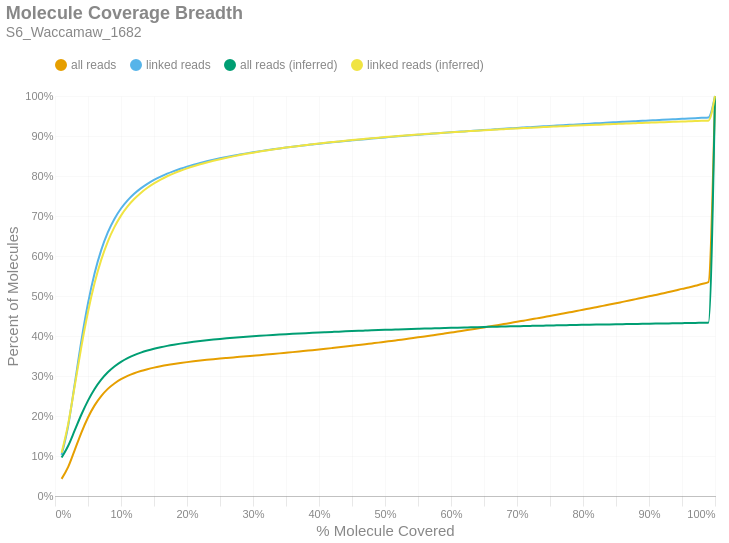

The cell this chart's notebook holds for it:
### Markdown cell above
### Molecule Read Coverage
This chart shows molecule coverage breadth as computed by the number of bases aligned to that molecule. In other words, "*how much of each unique long molecule is actually sequenced/aligned?*" Keep in mind there is a distinction between sequences and alignments, since some sequences belonging to a particular molecule may not align well and wouldn't appear in the alignment data. This chart also shows molecule coverage breadth as computed by the *inferred fragment* from which the aligned sequences originate. Unlike read coverage, this calculation takes into account the total insert size, including unsequenced gaps between the forward and reverse reads. Like the previous figures, these are cumulative percents.

### Code cell
if SKIPLR:
    print_html(f"Skipped")
else:
    binned_df = consolidated_hist(valids['coverage_bp'], mask, 0.01, True)
    binned_df_inf = consolidated_hist(valids['coverage_inserts'], mask, 0.01, True)
    binned_df = binned_df.with_columns(pl.lit(binned_df_inf['all reads (cumsum)']).alias('all reads (inferred)'))
    binned_df = binned_df.with_columns(pl.lit(binned_df_inf['linked reads (cumsum)']).alias('linked reads (inferred)'))
    binned_df = binned_df.with_columns(
        (pl.col('bin').cast(pl.Float64) + 0.01).alias('right_edge')
    )

    with SafeRender(binned_df):
        (
            density_plot(binned_df, 'Molecule Coverage Breadth', samplename, 'molcov', ['all reads (inferred)','linked reads (inferred)'])
            .encode(
                #x=alt.X('bin:Q', title="% Molecule Covered").axis(format = '%').scale(padding=0),
                x=alt.X('right_edge:Q', title="% Molecule Covered").axis(format='%').scale(padding=0),
                y=alt.Y('value:Q', title='Percent of Molecules')
                    .axis(format='%')
                    .stack(False)
                    .scale(domainMin=0, padding=0),
                color=alt.Color("key:N").scale(domain = ["all reads", "linked reads", "all reads (inferred)", "linked reads (inferred)"]),
                tooltip = [
                    alt.Tooltip("key:N", title = "Data Type"),
                    alt.Tooltip("range_label:N", title="% Molecule Covered"),
                    alt.Tooltip("value:Q", format = ".2%", title="% Molecules")
                ]
            )
        ).display()

### Figure 1 — Vega-Lite specification as saved in the notebook (floating-point values rounded to 4 significant figures)
{"width": "container", "height": 400, "config": {"title": {"anchor": "start", "dy": -15, "fontSize": 18, "color": "#888888", "subtitleColor": "#888888", "subtitleFontSize": 14}, "arc": {"fill": "#0072B2"}, "axis": {"domainColor": "#888888", "domainWidth": 0.5, "gridWidth": 0.2, "grid": false, "titleFontWeight": 400, "titleFontSize": 15, "labelFontSize": 11, "labelColor": "#888888", "tickColor": "#888888", "tickWidth": 0.2, "titleColor": "#888888"}, "axisBand": {"grid": false}, "axisX": {"grid": true, "tickSize": 10, "domainCap": "round"}, "axisY": {"domain": false, "grid": true, "tickSize": 0, "domainCap": "round"}, "background": "transparent", "header": {"labelFontSize": 15, "labelColor": "#888888", "titleFontSize": 15, "titleFontWeight": 600, "titleColor": "#888888"}, "legend": {"labelFont": "sans-serif", "labelFontSize": 12, "labelColor": "#888888", "symbolSize": 100, "symbolType": "circle", "titleFontSize": 12, "titlePadding": 10, "titleColor": "#888888", "title": null, "orient": "top"}, "range": {"category": ["#E69F00", "#56B4E9", "#009E73", "#F0E442", "#0072B2", "#D55E00", "#CC79A7", "#000000"], "diverging": ["#cfe8f3", "#a2d4ec", "#73bfe2", "#46abdb", "#1696d2", "#12719e"]}, "area": {"fill": "#0072B2", "fillOpacity": 0.7, "line": true, "strokeOpacity": 0.7}, "line": {"color": "#0072B2", "stroke": "#0072B2", "strokeWidth": 2}, "trail": {"color": "#0072B2", "stroke": "#0072B2", "strokeWidth": 0, "size": 1}, "point": {"filled": true, "fillOpacity": 1.0, "size": 95}, "text": {"color": "#888888", "fontSize": 11, "align": "right", "fontWeight": 400, "size": 11}, "bar": {"fill": "#0072B2", "stroke": null}, "view": {"stroke": null, "continuousWidth": 660, "continuousHeight": 400}}, "data": {"name": "data-5802626f4404452b6256fa3a9e88b1d2"}, "mark": {"type": "line", "interpolate": "monotone", "point": {"opacity": 0, "size": 275}}, "encoding": {"color": {"field": "key", "scale": {"domain": ["all reads", "linked reads", "all reads (inferred)", "linked reads (inferred)"]}, "type": "nominal"}, "tooltip": [{"field": "key", "title": "Data Type", "type": "nominal"}, {"field": "range_label", "title": "% Molecule Covered", "type": "nominal"}, {"field": "value", "format": ".2%", "title": "% Molecules", "type": "quantitative"}], "x": {"axis": {"format": "%"}, "field": "right_edge", "scale": {"padding": 0}, "title": "% Molecule Covered", "type": "quantitative"}, "y": {"axis": {"format": "%"}, "field": "value", "scale": {"domainMin": 0, "padding": 0}, "stack": false, "title": "Percent of Molecules", "type": "quantitative"}}, "params": [{"name": "param_c36ac31b6afebe62", "select": {"type": "point", "fields": ["key"]}, "bind": "legend"}], "title": {"text": "Molecule Coverage Breadth", "subtitle": "S6_Waccamaw_1682"}, "transform": [{"fold": ["all reads (cumsum)", "linked reads (cumsum)", "all reads (inferred)", "linked reads (inferred)"]}, {"calculate": "replace(datum.key, ' (cumsum)', '')", "as": "key"}, {"filter": {"param": "param_c36ac31b6afebe62"}}], "usermeta": {"embedOptions": {"downloadFileName": "S6_Waccamaw_1682.molcov"}}, "$schema": "https://vega.github.io/schema/vega-lite/v6.1.0.json", "datasets": {"data-5802626f4404452b6256fa3a9e88b1d2": [{"bin": "0.0", "interval": "0.0-0.01", "all reads": 0.04277, "linked reads": 0.1026, "all reads (cumsum)": 0.04277, "linked reads (cumsum)": 0.1026, "range_label": "0.0-0.01", "all reads (inferred)": 0.09609, "linked reads (inferred)": 0.108, "right_edge": 0.01}, {"bin": "0.01", "interval": "0.01-0.02", "all reads": 0.02992, "linked reads": 0.07315, "all reads (cumsum)": 0.0727, "linked reads (cumsum)": 0.1758, "range_label": "0.01-0.02", "all reads (inferred)": 0.1257, "linked reads (inferred)": 0.1804, "right_edge": 0.02}, {"bin": "0.02", "interval": "0.02-0.03", "all reads": 0.0427, "linked reads": 0.1055, "all reads (cumsum)": 0.1154, "linked reads (cumsum)": 0.2812, "range_label": "0.02-0.03", "all reads (inferred)": 0.1645, "linked reads (inferred)": 0.2763, "right_edge": 0.03}, {"bin": "0.03", "interval": "0.03-0.04", "all reads": 0.04334, "linked reads": 0.1074, "all reads (cumsum)": 0.1587, "linked reads (cumsum)": 0.3886, "range_label": "0.03-0.04", "all reads (inferred)": 0.2037, "linked reads (inferred)": 0.3738, "right_edge": 0.04}, {"bin": "0.04", "interval": "0.04-0.05", "all reads": 0.03758, "linked reads": 0.09326, "all reads (cumsum)": 0.1963, "linked reads (cumsum)": 0.4818, "range_label": "0.04-0.05", "all reads (inferred)": 0.2385, "linked reads (inferred)": 0.4601, "right_edge": 0.05}, {"bin": "0.05", "interval": "0.05-0.06", "all reads": 0.03027, "linked reads": 0.07512, "all reads (cumsum)": 0.2266, "linked reads (cumsum)": 0.557, "range_label": "0.05-0.06", "all reads (inferred)": 0.2675, "linked reads (inferred)": 0.5322, "right_edge": 0.06}, {"bin": "0.06", "interval": "0.06-0.07", "all reads": 0.02328, "linked reads": 0.05773, "all reads (cumsum)": 0.2499, "linked reads (cumsum)": 0.6147, "range_label": "0.06-0.07", "all reads (inferred)": 0.2909, "linked reads (inferred)": 0.5902, "right_edge": 0.07}, {"bin": "0.07", "interval": "0.07-0.08", "all reads": 0.01788, "linked reads": 0.04429, "all reads (cumsum)": 0.2678, "linked reads (cumsum)": 0.659, "range_label": "0.07-0.08", "all reads (inferred)": 0.3094, "linked reads (inferred)": 0.6361, "right_edge": 0.08}, {"bin": "0.08", "interval": "0.08-0.09", "all reads": 0.01363, "linked reads": 0.03373, "all reads (cumsum)": 0.2814, "linked reads (cumsum)": 0.6927, "range_label": "0.08-0.09", "all reads (inferred)": 0.3239, "linked reads (inferred)": 0.6722, "right_edge": 0.09}, {"bin": "0.09", "interval": "0.09-0.1", "all reads": 0.01057, "linked reads": 0.02611, "all reads (cumsum)": 0.292, "linked reads (cumsum)": 0.7188, "range_label": "0.09-0.1", "all reads (inferred)": 0.3355, "linked reads (inferred)": 0.701, "right_edge": 0.1}, {"bin": "0.1", "interval": "0.1-0.11", "all reads": 0.008293, "linked reads": 0.02043, "all reads (cumsum)": 0.3002, "linked reads (cumsum)": 0.7393, "range_label": "0.1-0.11", "all reads (inferred)": 0.3447, "linked reads (inferred)": 0.7239, "right_edge": 0.11}, {"bin": "0.11", "interval": "0.11-0.12", "all reads": 0.006623, "linked reads": 0.01632, "all reads (cumsum)": 0.3069, "linked reads (cumsum)": 0.7556, "range_label": "0.11-0.12", "all reads (inferred)": 0.3522, "linked reads (inferred)": 0.7424, "right_edge": 0.12}, {"bin": "0.12", "interval": "0.12-0.13", "all reads": 0.005491, "linked reads": 0.0135, "all reads (cumsum)": 0.3124, "linked reads (cumsum)": 0.7691, "range_label": "0.12-0.13", "all reads (inferred)": 0.3584, "linked reads (inferred)": 0.7577, "right_edge": 0.13}, {"bin": "0.13", "interval": "0.13-0.14", "all reads": 0.004623, "linked reads": 0.01133, "all reads (cumsum)": 0.317, "linked reads (cumsum)": 0.7804, "range_label": "0.13-0.14", "all reads (inferred)": 0.3636, "linked reads (inferred)": 0.7705, "right_edge": 0.14}, {"bin": "0.14", "interval": "0.14-0.15", "all reads": 0.003954, "linked reads": 0.009653, "all reads (cumsum)": 0.3209, "linked reads (cumsum)": 0.7901, "range_label": "0.14-0.15", "all reads (inferred)": 0.368, "linked reads (inferred)": 0.7815, "right_edge": 0.15}, {"bin": "0.15", "interval": "0.15-0.16", "all reads": 0.003392, "linked reads": 0.008276, "all reads (cumsum)": 0.3243, "linked reads (cumsum)": 0.7983, "range_label": "0.15-0.16", "all reads (inferred)": 0.3719, "linked reads (inferred)": 0.791, "right_edge": 0.16}, {"bin": "0.16", "interval": "0.16-0.17", "all reads": 0.003043, "linked reads": 0.007417, "all reads (cumsum)": 0.3274, "linked reads (cumsum)": 0.8057, "range_label": "0.16-0.17", "all reads (inferred)": 0.3753, "linked reads (inferred)": 0.7993, "right_edge": 0.17}, {"bin": "0.17", "interval": "0.17-0.18", "all reads": 0.002684, "linked reads": 0.006508, "all reads (cumsum)": 0.3301, "linked reads (cumsum)": 0.8123, "range_label": "0.17-0.18", "all reads (inferred)": 0.3783, "linked reads (inferred)": 0.8066, "right_edge": 0.18}, {"bin": "0.18", "interval": "0.18-0.19", "all reads": 0.002431, "linked reads": 0.005856, "all reads (cumsum)": 0.3325, "linked reads (cumsum)": 0.8181, "range_label": "0.18-0.19", "all reads (inferred)": 0.3809, "linked reads (inferred)": 0.8132, "right_edge": 0.19}, {"bin": "0.19", "interval": "0.19-0.2", "all reads": 0.002201, "linked reads": 0.005254, "all reads (cumsum)": 0.3347, "linked reads (cumsum)": 0.8234, "range_label": "0.19-0.2", "all reads (inferred)": 0.3833, "linked reads (inferred)": 0.8191, "right_edge": 0.2}, {"bin": "0.2", "interval": "0.2-0.21", "all reads": 0.002046, "linked reads": 0.004865, "all reads (cumsum)": 0.3367, "linked reads (cumsum)": 0.8282, "range_label": "0.2-0.21", "all reads (inferred)": 0.3855, "linked reads (inferred)": 0.8244, "right_edge": 0.21}, {"bin": "0.21", "interval": "0.21-0.22", "all reads": 0.001874, "linked reads": 0.004439, "all reads (cumsum)": 0.3386, "linked reads (cumsum)": 0.8327, "range_label": "0.21-0.22", "all reads (inferred)": 0.3875, "linked reads (inferred)": 0.8293, "right_edge": 0.22}, {"bin": "0.22", "interval": "0.22-0.23", "all reads": 0.001753, "linked reads": 0.004107, "all reads (cumsum)": 0.3404, "linked reads (cumsum)": 0.8368, "range_label": "0.22-0.23", "all reads (inferred)": 0.3893, "linked reads (inferred)": 0.8338, "right_edge": 0.23}, {"bin": "0.23", "interval": "0.23-0.24", "all reads": 0.001672, "linked reads": 0.003869, "all reads (cumsum)": 0.342, "linked reads (cumsum)": 0.8406, "range_label": "0.23-0.24", "all reads (inferred)": 0.391, "linked reads (inferred)": 0.8381, "right_edge": 0.24}, {"bin": "0.24", "interval": "0.24-0.25", "all reads": 0.001565, "linked reads": 0.003586, "all reads (cumsum)": 0.3436, "linked reads (cumsum)": 0.8442, "range_label": "0.24-0.25", "all reads (inferred)": 0.3926, "linked reads (inferred)": 0.842, "right_edge": 0.25}, {"bin": "0.25", "interval": "0.25-0.26", "all reads": 0.001473, "linked reads": 0.003361, "all reads (cumsum)": 0.3451, "linked reads (cumsum)": 0.8476, "range_label": "0.25-0.26", "all reads (inferred)": 0.3941, "linked reads (inferred)": 0.8456, "right_edge": 0.26}, {"bin": "0.26", "interval": "0.26-0.27", "all reads": 0.00144, "linked reads": 0.003213, "all reads (cumsum)": 0.3465, "linked reads (cumsum)": 0.8508, "range_label": "0.26-0.27", "all reads (inferred)": 0.3955, "linked reads (inferred)": 0.8491, "right_edge": 0.27}, {"bin": "0.27", "interval": "0.27-0.28", "all reads": 0.001373, "linked reads": 0.002937, "all reads (cumsum)": 0.3479, "linked reads (cumsum)": 0.8537, "range_label": "0.27-0.28", "all reads (inferred)": 0.3969, "linked reads (inferred)": 0.8524, "right_edge": 0.28}, {"bin": "0.28", "interval": "0.28-0.29", "all reads": 0.001393, "linked reads": 0.00284, "all reads (cumsum)": 0.3493, "linked reads (cumsum)": 0.8566, "range_label": "0.28-0.29", "all reads (inferred)": 0.3981, "linked reads (inferred)": 0.8555, "right_edge": 0.29}, {"bin": "0.29", "interval": "0.29-0.3", "all reads": 0.001419, "linked reads": 0.002704, "all reads (cumsum)": 0.3507, "linked reads (cumsum)": 0.8593, "range_label": "0.29-0.3", "all reads (inferred)": 0.3993, "linked reads (inferred)": 0.8584, "right_edge": 0.3}, {"bin": "0.3", "interval": "0.3-0.31", "all reads": 0.001409, "linked reads": 0.002534, "all reads (cumsum)": 0.3521, "linked reads (cumsum)": 0.8618, "range_label": "0.3-0.31", "all reads (inferred)": 0.4005, "linked reads (inferred)": 0.8611, "right_edge": 0.31}, {"bin": "0.31", "interval": "0.31-0.32", "all reads": 0.001451, "linked reads": 0.00248, "all reads (cumsum)": 0.3536, "linked reads (cumsum)": 0.8643, "range_label": "0.31-0.32", "all reads (inferred)": 0.4016, "linked reads (inferred)": 0.8638, "right_edge": 0.32}, {"bin": "0.32", "interval": "0.32-0.33", "all reads": 0.001478, "linked reads": 0.002321, "all reads (cumsum)": 0.355, "linked reads (cumsum)": 0.8666, "range_label": "0.32-0.33", "all reads (inferred)": 0.4026, "linked reads (inferred)": 0.8664, "right_edge": 0.33}, {"bin": "0.33", "interval": "0.33-0.34", "all reads": 0.00152, "linked reads": 0.002273, "all reads (cumsum)": 0.3566, "linked reads (cumsum)": 0.8689, "range_label": "0.33-0.34", "all reads (inferred)": 0.4036, "linked reads (inferred)": 0.8688, "right_edge": 0.34}, {"bin": "0.34", "interval": "0.34-0.35", "all reads": 0.001568, "linked reads": 0.002211, "all reads (cumsum)": 0.3581, "linked reads (cumsum)": 0.8711, "range_label": "0.34-0.35", "all reads (inferred)": 0.4045, "linked reads (inferred)": 0.871, "right_edge": 0.35}, {"bin": "0.35", "interval": "0.35-0.36", "all reads": 0.001568, "linked reads": 0.002072, "all reads (cumsum)": 0.3597, "linked reads (cumsum)": 0.8732, "range_label": "0.35-0.36", "all reads (inferred)": 0.4054, "linked reads (inferred)": 0.8732, "right_edge": 0.36}, {"bin": "0.36", "interval": "0.36-0.37", "all reads": 0.001603, "linked reads": 0.001983, "all reads (cumsum)": 0.3613, "linked reads (cumsum)": 0.8752, "range_label": "0.36-0.37", "all reads (inferred)": 0.4063, "linked reads (inferred)": 0.8753, "right_edge": 0.37}, {"bin": "0.37", "interval": "0.37-0.38", "all reads": 0.00166, "linked reads": 0.001955, "all reads (cumsum)": 0.363, "linked reads (cumsum)": 0.8771, "range_label": "0.37-0.38", "all reads (inferred)": 0.4071, "linked reads (inferred)": 0.8773, "right_edge": 0.38}, {"bin": "0.38", "interval": "0.38-0.39", "all reads": 0.001651, "linked reads": 0.001857, "all reads (cumsum)": 0.3646, "linked reads (cumsum)": 0.879, "range_label": "0.38-0.39", "all reads (inferred)": 0.4079, "linked reads (inferred)": 0.8793, "right_edge": 0.39}, {"bin": "0.39", "interval": "0.39-0.4", "all reads": 0.001728, "linked reads": 0.001841, "all reads (cumsum)": 0.3663, "linked reads (cumsum)": 0.8808, "range_label": "0.39-0.4", "all reads (inferred)": 0.4087, "linked reads (inferred)": 0.8811, "right_edge": 0.4}, {"bin": "0.4", "interval": "0.4-0.41", "all reads": 0.00173, "linked reads": 0.001741, "all reads (cumsum)": 0.3681, "linked reads (cumsum)": 0.8826, "range_label": "0.4-0.41", "all reads (inferred)": 0.4094, "linked reads (inferred)": 0.8829, "right_edge": 0.41}, {"bin": "0.41", "interval": "0.41-0.42", "all reads": 0.001795, "linked reads": 0.001692, "all reads (cumsum)": 0.3699, "linked reads (cumsum)": 0.8842, "range_label": "0.41-0.42", "all reads (inferred)": 0.4102, "linked reads (inferred)": 0.8847, "right_edge": 0.42}, {"bin": "0.42", "interval": "0.42-0.43", "all reads": 0.001824, "linked reads": 0.001652, "all reads (cumsum)": 0.3717, "linked reads (cumsum)": 0.8859, "range_label": "0.42-0.43", "all reads (inferred)": 0.4109, "linked reads (inferred)": 0.8864, "right_edge": 0.43}, {"bin": "0.43", "interval": "0.43-0.44", "all reads": 0.001874, "linked reads": 0.001642, "all reads (cumsum)": 0.3736, "linked reads (cumsum)": 0.8875, "range_label": "0.43-0.44", "all reads (inferred)": 0.4116, "linked reads (inferred)": 0.8881, "right_edge": 0.44}, {"bin": "0.44", "interval": "0.44-0.45", "all reads": 0.001917, "linked reads": 0.001581, "all reads (cumsum)": 0.3755, "linked reads (cumsum)": 0.8891, "range_label": "0.44-0.45", "all reads (inferred)": 0.4123, "linked reads (inferred)": 0.8897, "right_edge": 0.45}, {"bin": "0.45", "interval": "0.45-0.46", "all reads": 0.001968, "linked reads": 0.001556, "all reads (cumsum)": 0.3774, "linked reads (cumsum)": 0.8907, "range_label": "0.45-0.46", "all reads (inferred)": 0.4129, "linked reads (inferred)": 0.8913, "right_edge": 0.46}, {"bin": "0.46", "interval": "0.46-0.47", "all reads": 0.001957, "linked reads": 0.001455, "all reads (cumsum)": 0.3794, "linked reads (cumsum)": 0.8921, "range_label": "0.46-0.47", "all reads (inferred)": 0.4136, "linked reads (inferred)": 0.8928, "right_edge": 0.47}, {"bin": "0.47", "interval": "0.47-0.48", "all reads": 0.002044, "linked reads": 0.001487, "all reads (cumsum)": 0.3814, "linked reads (cumsum)": 0.8936, "range_label": "0.47-0.48", "all reads (inferred)": 0.4142, "linked reads (inferred)": 0.8943, "right_edge": 0.48}, {"bin": "0.48", "interval": "0.48-0.49", "all reads": 0.001987, "linked reads": 0.001408, "all reads (cumsum)": 0.3834, "linked reads (cumsum)": 0.895, "range_label": "0.48-0.49", "all reads (inferred)": 0.4148, "linked reads (inferred)": 0.8958, "right_edge": 0.49}, {"bin": "0.49", "interval": "0.49-0.5", "all reads": 0.00224, "linked reads": 0.001449, "all reads (cumsum)": 0.3857, "linked reads (cumsum)": 0.8965, "range_label": "0.49-0.5", "all reads (inferred)": 0.4154, "linked reads (inferred)": 0.8972, "right_edge": 0.5}, {"bin": "0.5", "interval": "0.5-0.51", "all reads": 0.001976, "linked reads": 0.001332, "all reads (cumsum)": 0.3877, "linked reads (cumsum)": 0.8978, "range_label": "0.5-0.51", "all reads (inferred)": 0.4159, "linked reads (inferred)": 0.8985, "right_edge": 0.51}, {"bin": "0.51", "interval": "0.51-0.52", "all reads": 0.002226, "linked reads": 0.00139, "all reads (cumsum)": 0.3899, "linked reads (cumsum)": 0.8992, "range_label": "0.51-0.52", "all reads (inferred)": 0.4165, "linked reads (inferred)": 0.8998, "right_edge": 0.52}, {"bin": "0.52", "interval": "0.52-0.53", "all reads": 0.002152, "linked reads": 0.001308, "all reads (cumsum)": 0.392, "linked reads (cumsum)": 0.9005, "range_label": "0.52-0.53", "all reads (inferred)": 0.417, "linked reads (inferred)": 0.9011, "right_edge": 0.53}, {"bin": "0.53", "interval": "0.53-0.54", "all reads": 0.002277, "linked reads": 0.001314, "all reads (cumsum)": 0.3943, "linked reads (cumsum)": 0.9018, "range_label": "0.53-0.54", "all reads (inferred)": 0.4175, "linked reads (inferred)": 0.9023, "right_edge": 0.54}, {"bin": "0.54", "interval": "0.54-0.55", "all reads": 0.002289, "linked reads": 0.001294, "all reads (cumsum)": 0.3966, "linked reads (cumsum)": 0.9031, "range_label": "0.54-0.55", "all reads (inferred)": 0.418, "linked reads (inferred)": 0.9036, "right_edge": 0.55}, {"bin": "0.55", "interval": "0.55-0.56", "all reads": 0.002354, "linked reads": 0.001275, "all reads (cumsum)": 0.3989, "linked reads (cumsum)": 0.9044, "range_label": "0.55-0.56", "all reads (inferred)": 0.4186, "linked reads (inferred)": 0.9048, "right_edge": 0.56}, {"bin": "0.56", "interval": "0.56-0.57", "all reads": 0.002363, "linked reads": 0.00121, "all reads (cumsum)": 0.4013, "linked reads (cumsum)": 0.9056, "range_label": "0.56-0.57", "all reads (inferred)": 0.419, "linked reads (inferred)": 0.9059, "right_edge": 0.57}, {"bin": "0.57", "interval": "0.57-0.58", "all reads": 0.002368, "linked reads": 0.001206, "all reads (cumsum)": 0.4037, "linked reads (cumsum)": 0.9068, "range_label": "0.57-0.58", "all reads (inferred)": 0.4195, "linked reads (inferred)": 0.9071, "right_edge": 0.58}, {"bin": "0.58", "interval": "0.58-0.59", "all reads": 0.002455, "linked reads": 0.001245, "all reads (cumsum)": 0.4061, "linked reads (cumsum)": 0.908, "range_label": "0.58-0.59", "all reads (inferred)": 0.42, "linked reads (inferred)": 0.9082, "right_edge": 0.59}, {"bin": "0.59", "interval": "0.59-0.6", "all reads": 0.00249, "linked reads": 0.0012, "all reads (cumsum)": 0.4086, "linked reads (cumsum)": 0.9092, "range_label": "0.59-0.6", "all reads (inferred)": 0.4204, "linked reads (inferred)": 0.9093, "right_edge": 0.6}, {"bin": "0.6", "interval": "0.6-0.61", "all reads": 0.002442, "linked reads": 0.001119, "all reads (cumsum)": 0.4111, "linked reads (cumsum)": 0.9104, "range_label": "0.6-0.61", "all reads (inferred)": 0.4209, "linked reads (inferred)": 0.9103, "right_edge": 0.61}, {"bin": "0.61", "interval": "0.61-0.62", "all reads": 0.002629, "linked reads": 0.001172, "all reads (cumsum)": 0.4137, "linked reads (cumsum)": 0.9115, "range_label": "0.61-0.62", "all reads (inferred)": 0.4213, "linked reads (inferred)": 0.9113, "right_edge": 0.62}, {"bin": "0.62", "interval": "0.62-0.63", "all reads": 0.00256, "linked reads": 0.001115, "all reads (cumsum)": 0.4163, "linked reads (cumsum)": 0.9127, "range_label": "0.62-0.63", "all reads (inferred)": 0.4217, "linked reads (inferred)": 0.9123, "right_edge": 0.63}, {"bin": "0.63", "interval": "0.63-0.64", "all reads": 0.002664, "linked reads": 0.001119, "all reads (cumsum)": 0.4189, "linked reads (cumsum)": 0.9138, "range_label": "0.63-0.64", "all reads (inferred)": 0.4222, "linked reads (inferred)": 0.9134, "right_edge": 0.64}, {"bin": "0.64", "interval": "0.64-0.65", "all reads": 0.002608, "linked reads": 0.001099, "all reads (cumsum)": 0.4215, "linked reads (cumsum)": 0.9149, "range_label": "0.64-0.65", "all reads (inferred)": 0.4226, "linked reads (inferred)": 0.9143, "right_edge": 0.65}, {"bin": "0.65", "interval": "0.65-0.66", "all reads": 0.002761, "linked reads": 0.001063, "all reads (cumsum)": 0.4243, "linked reads (cumsum)": 0.9159, "range_label": "0.65-0.66", "all reads (inferred)": 0.423, "linked reads (inferred)": 0.9153, "right_edge": 0.66}, {"bin": "0.66", "interval": "0.66-0.67", "all reads": 0.002681, "linked reads": 0.001049, "all reads (cumsum)": 0.427, "linked reads (cumsum)": 0.917, "range_label": "0.66-0.67", "all reads (inferred)": 0.4234, "linked reads (inferred)": 0.9162, "right_edge": 0.67}, {"bin": "0.67", "interval": "0.67-0.68", "all reads": 0.002806, "linked reads": 0.001045, "all reads (cumsum)": 0.4298, "linked reads (cumsum)": 0.918, "range_label": "0.67-0.68", "all reads (inferred)": 0.4237, "linked reads (inferred)": 0.9171, "right_edge": 0.68}, {"bin": "0.68", "interval": "0.68-0.69", "all reads": 0.002792, "linked reads": 0.001042, "all reads (cumsum)": 0.4326, "linked reads (cumsum)": 0.9191, "range_label": "0.68-0.69", "all reads (inferred)": 0.4241, "linked reads (inferred)": 0.918, "right_edge": 0.69}, {"bin": "0.69", "interval": "0.69-0.7", "all reads": 0.00291, "linked reads": 0.001055, "all reads (cumsum)": 0.4355, "linked reads (cumsum)": 0.9201, "range_label": "0.69-0.7", "all reads (inferred)": 0.4245, "linked reads (inferred)": 0.9189, "right_edge": 0.7}, {"bin": "0.7", "interval": "0.7-0.71", "all reads": 0.002827, "linked reads": 0.001005, "all reads (cumsum)": 0.4383, "linked reads (cumsum)": 0.9211, "range_label": "0.7-0.71", "all reads (inferred)": 0.4249, "linked reads (inferred)": 0.9198, "right_edge": 0.71}, {"bin": "0.71", "interval": "0.71-0.72", "all reads": 0.00284, "linked reads": 0.0009879, "all reads (cumsum)": 0.4411, "linked reads (cumsum)": 0.9221, "range_label": "0.71-0.72", "all reads (inferred)": 0.4252, "linked reads (inferred)": 0.9206, "right_edge": 0.72}, {"bin": "0.72", "interval": "0.72-0.73", "all reads": 0.002944, "linked reads": 0.0009985, "all reads (cumsum)": 0.4441, "linked reads (cumsum)": 0.9231, "range_label": "0.72-0.73", "all reads (inferred)": 0.4256, "linked reads (inferred)": 0.9215, "right_edge": 0.73}, {"bin": "0.73", "interval": "0.73-0.74", "all reads": 0.002914, "linked reads": 0.0009664, "all reads (cumsum)": 0.447, "linked reads (cumsum)": 0.9241, "range_label": "0.73-0.74", "all reads (inferred)": 0.4259, "linked reads (inferred)": 0.9222, "right_edge": 0.74}, {"bin": "0.74", "interval": "0.74-0.75", "all reads": 0.003152, "linked reads": 0.001009, "all reads (cumsum)": 0.4502, "linked reads (cumsum)": 0.9251, "range_label": "0.74-0.75", "all reads (inferred)": 0.4263, "linked reads (inferred)": 0.9231, "right_edge": 0.75}, {"bin": "0.75", "interval": "0.75-0.76", "all reads": 0.002937, "linked reads": 0.0009336, "all reads (cumsum)": 0.4531, "linked reads (cumsum)": 0.926, "range_label": "0.75-0.76", "all reads (inferred)": 0.4266, "linked reads (inferred)": 0.9238, "right_edge": 0.76}, {"bin": "0.76", "interval": "0.76-0.77", "all reads": 0.003063, "linked reads": 0.0009542, "all reads (cumsum)": 0.4562, "linked reads (cumsum)": 0.927, "range_label": "0.76-0.77", "all reads (inferred)": 0.4269, "linked reads (inferred)": 0.9246, "right_edge": 0.77}, {"bin": "0.77", "interval": "0.77-0.78", "all reads": 0.003093, "linked reads": 0.000966, "all reads (cumsum)": 0.4592, "linked reads (cumsum)": 0.9279, "range_label": "0.77-0.78", "all reads (inferred)": 0.4273, "linked reads (inferred)": 0.9253, "right_edge": 0.78}, {"bin": "0.78", "interval": "0.78-0.79", "all reads": 0.003106, "linked reads": 0.0009319, "all reads (cumsum)": 0.4624, "linked reads (cumsum)": 0.9289, "range_label": "0.78-0.79", "all reads (inferred)": 0.4276, "linked reads (inferred)": 0.9261, "right_edge": 0.79}, {"bin": "0.79", "interval": "0.79-0.8", "all reads": 0.00332, "linked reads": 0.0009664, "all reads (cumsum)": 0.4657, "linked reads (cumsum)": 0.9298, "range_label": "0.79-0.8", "all reads (inferred)": 0.4279, "linked reads (inferred)": 0.9268, "right_edge": 0.8}, {"bin": "0.8", "interval": "0.8-0.81", "all reads": 0.003112, "linked reads": 0.0009669, "all reads (cumsum)": 0.4688, "linked reads (cumsum)": 0.9308, "range_label": "0.8-0.81", "all reads (inferred)": 0.4282, "linked reads (inferred)": 0.9274, "right_edge": 0.81}, {"bin": "0.81", "interval": "0.81-0.82", "all reads": 0.003259, "linked reads": 0.0009251, "all reads (cumsum)": 0.472, "linked reads (cumsum)": 0.9317, "range_label": "0.81-0.82", "all reads (inferred)": 0.4285, "linked reads (inferred)": 0.9281, "right_edge": 0.82}, {"bin": "0.82", "interval": "0.82-0.83", "all reads": 0.003286, "linked reads": 0.0009133, "all reads (cumsum)": 0.4753, "linked reads (cumsum)": 0.9327, "range_label": "0.82-0.83", "all reads (inferred)": 0.4287, "linked reads (inferred)": 0.9288, "right_edge": 0.83}, {"bin": "0.83", "interval": "0.83-0.84", "all reads": 0.003261, "linked reads": 0.0009294, "all reads (cumsum)": 0.4786, "linked reads (cumsum)": 0.9336, "range_label": "0.83-0.84", "all reads (inferred)": 0.429, "linked reads (inferred)": 0.9295, "right_edge": 0.84}, {"bin": "0.84", "interval": "0.84-0.85", "all reads": 0.003305, "linked reads": 0.0008784, "all reads (cumsum)": 0.4819, "linked reads (cumsum)": 0.9345, "range_label": "0.84-0.85", "all reads (inferred)": 0.4293, "linked reads (inferred)": 0.9301, "right_edge": 0.85}, {"bin": "0.85", "interval": "0.85-0.86", "all reads": 0.003391, "linked reads": 0.000894, "all reads (cumsum)": 0.4853, "linked reads (cumsum)": 0.9354, "range_label": "0.85-0.86", "all reads (inferred)": 0.4296, "linked reads (inferred)": 0.9308, "right_edge": 0.86}, {"bin": "0.86", "interval": "0.86-0.87", "all reads": 0.00338, "linked reads": 0.0008889, "all reads (cumsum)": 0.4887, "linked reads (cumsum)": 0.9362, "range_label": "0.86-0.87", "all reads (inferred)": 0.4299, "linked reads (inferred)": 0.9314, "right_edge": 0.87}, {"bin": "0.87", "interval": "0.87-0.88", "all reads": 0.003484, "linked reads": 0.0008539, "all reads (cumsum)": 0.4922, "linked reads (cumsum)": 0.9371, "range_label": "0.87-0.88", "all reads (inferred)": 0.4302, "linked reads (inferred)": 0.932, "right_edge": 0.88}, {"bin": "0.88", "interval": "0.88-0.89", "all reads": 0.003431, "linked reads": 0.0008497, "all reads (cumsum)": 0.4956, "linked reads (cumsum)": 0.9379, "range_label": "0.88-0.89", "all reads (inferred)": 0.4304, "linked reads (inferred)": 0.9327, "right_edge": 0.89}, {"bin": "0.89", "interval": "0.89-0.9", "all reads": 0.00364, "linked reads": 0.0009095, "all reads (cumsum)": 0.4992, "linked reads (cumsum)": 0.9389, "range_label": "0.89-0.9", "all reads (inferred)": 0.4307, "linked reads (inferred)": 0.9333, "right_edge": 0.9}, {"bin": "0.9", "interval": "0.9-0.91", "all reads": 0.003404, "linked reads": 0.0008088, "all reads (cumsum)": 0.5026, "linked reads (cumsum)": 0.9397, "range_label": "0.9-0.91", "all reads (inferred)": 0.431, "linked reads (inferred)": 0.9339, "right_edge": 0.91}, {"bin": "0.91", "interval": "0.91-0.92", "all reads": 0.003874, "linked reads": 0.0008628, "all reads (cumsum)": 0.5065, "linked reads (cumsum)": 0.9405, "range_label": "0.91-0.92", "all reads (inferred)": 0.4313, "linked reads (inferred)": 0.9345, "right_edge": 0.92}, {"bin": "0.92", "interval": "0.92-0.93", "all reads": 0.003453, "linked reads": 0.0008417, "all reads (cumsum)": 0.51, "linked reads (cumsum)": 0.9414, "range_label": "0.92-0.93", "all reads (inferred)": 0.4315, "linked reads (inferred)": 0.9351, "right_edge": 0.93}, {"bin": "0.93", "interval": "0.93-0.94", "all reads": 0.003734, "linked reads": 0.0008139, "all reads (cumsum)": 0.5137, "linked reads (cumsum)": 0.9422, "range_label": "0.93-0.94", "all reads (inferred)": 0.4318, "linked reads (inferred)": 0.9357, "right_edge": 0.94}, {"bin": "0.94", "interval": "0.94-0.95", "all reads": 0.004085, "linked reads": 0.0008215, "all reads (cumsum)": 0.5178, "linked reads (cumsum)": 0.943, "range_label": "0.94-0.95", "all reads (inferred)": 0.4321, "linked reads (inferred)": 0.9363, "right_edge": 0.95}, {"bin": "0.95", "interval": "0.95-0.96", "all reads": 0.003514, "linked reads": 0.0008417, "all reads (cumsum)": 0.5213, "linked reads (cumsum)": 0.9438, "range_label": "0.95-0.96", "all reads (inferred)": 0.4324, "linked reads (inferred)": 0.9369, "right_edge": 0.96}, {"bin": "0.96", "interval": "0.96-0.97", "all reads": 0.004131, "linked reads": 0.0008101, "all reads (cumsum)": 0.5254, "linked reads (cumsum)": 0.9447, "range_label": "0.96-0.97", "all reads (inferred)": 0.4327, "linked reads (inferred)": 0.9375, "right_edge": 0.97}, {"bin": "0.97", "interval": "0.97-0.98", "all reads": 0.004599, "linked reads": 0.0007945, "all reads (cumsum)": 0.53, "linked reads (cumsum)": 0.9454, "range_label": "0.97-0.98", "all reads (inferred)": 0.433, "linked reads (inferred)": 0.938, "right_edge": 0.98}, {"bin": "0.98", "interval": "0.98-0.99", "all reads": 0.00447, "linked reads": 0.0008413, "all reads (cumsum)": 0.5345, "linked reads (cumsum)": 0.9463, "range_label": "0.98-0.99", "all reads (inferred)": 0.4333, "linked reads (inferred)": 0.9384, "right_edge": 0.99}, {"bin": "0.99", "interval": "0.99-1.0", "all reads": 0.4655, "linked reads": 0.05371, "all reads (cumsum)": 1.0, "linked reads (cumsum)": 1.0, "range_label": "0.99-1.0", "all reads (inferred)": 1.0, "linked reads (inferred)": 1.0, "right_edge": 1.0}]}}
